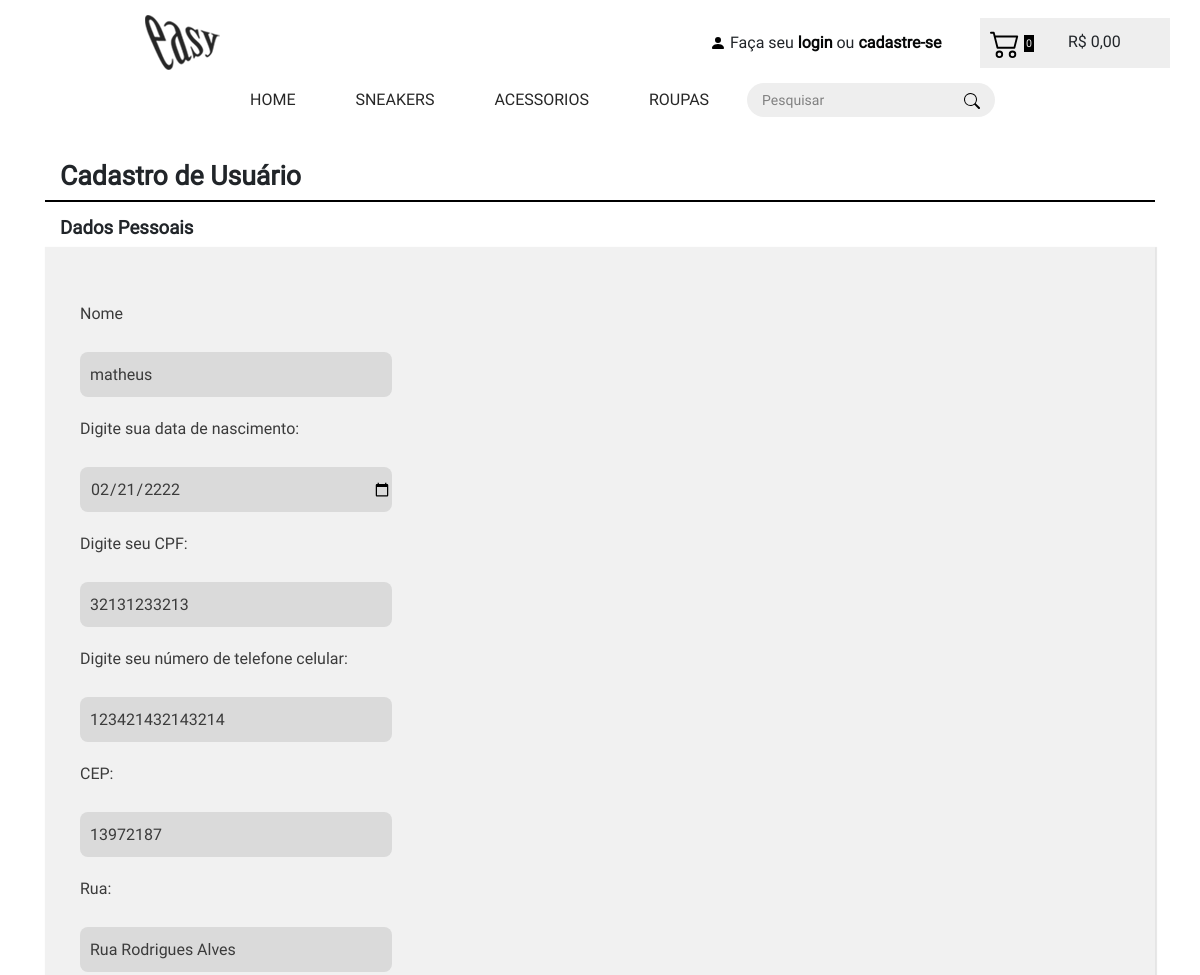
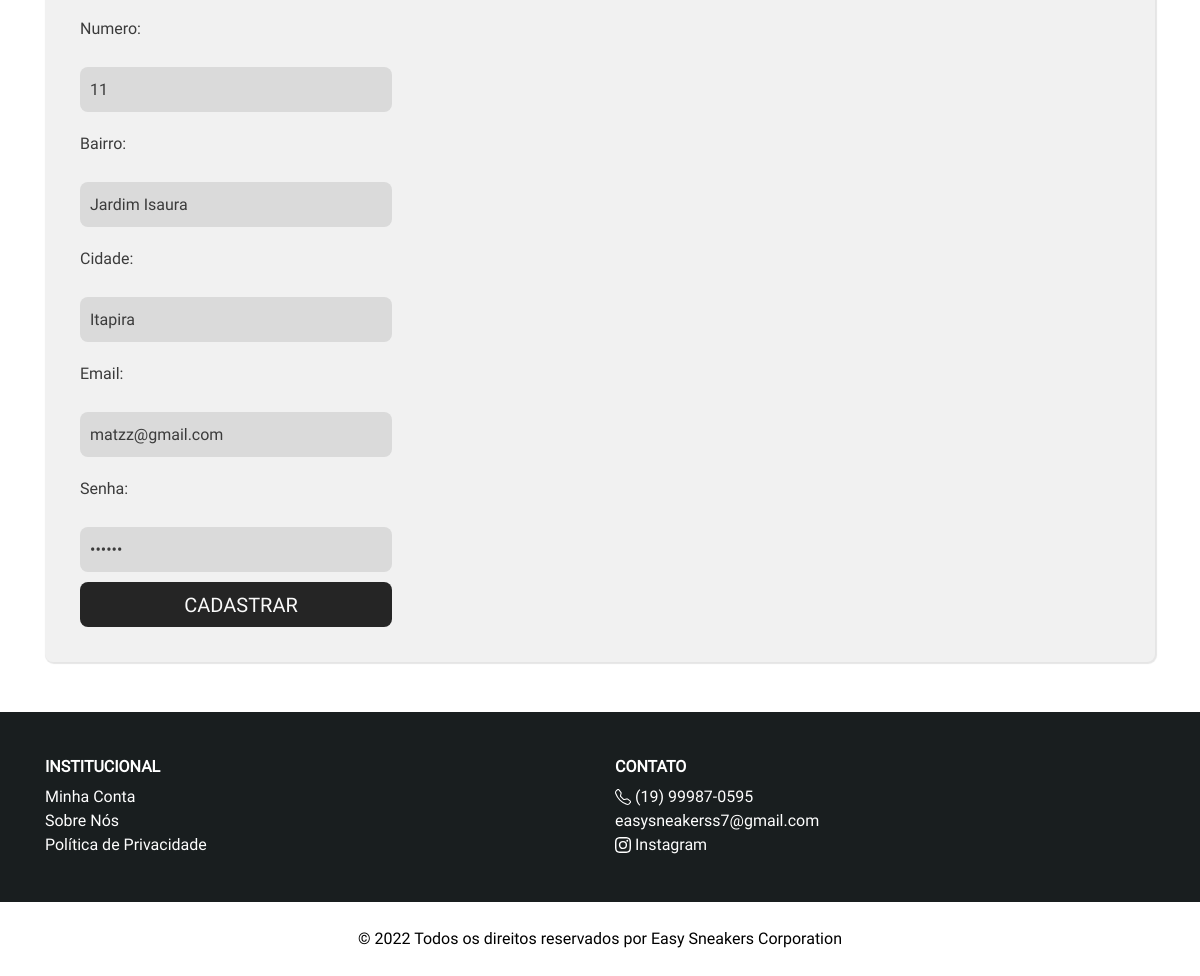
The app's page /site/dadoscli-editar.php with its own data (2 pictures, top to bottom).
### tables this page shows
CREATE TABLE `clientes` (
  `id` int(10) UNSIGNED NOT NULL,
  `nome` varchar(60) DEFAULT NULL,
  `datanasc` varchar(20) DEFAULT NULL,
  `telefone` varchar(20) DEFAULT NULL,
  `cpf` varchar(11) DEFAULT NULL,
  `email` varchar(50) DEFAULT NULL,
  `senha` varchar(15) DEFAULT NULL,
  `cep` varchar(15) DEFAULT NULL,
  `rua` varchar(100) DEFAULT NULL,
  `numero` varchar(5) DEFAULT NULL,
  `bairro` varchar(50) DEFAULT NULL,
  `cidade` varchar(50) DEFAULT NULL
);

### classes/Cliente.php (called while the page is built, shortened)
<?php
class Cliente
{
    public $id;
    public function __construct($id = false)
    {
        if ($id) {
            $this->id = $id;
            $this->carregar();
        }
    }
    public function carregar()
    {
        $sql = "SELECT * FROM clientes WHERE id=". $this->id;
        $conexao = new PDO('mysql:host=127.0.0.1;dbname=easysneakers', 'root', '');
        $resultado = $conexao->query($sql);
        $linha = $resultado->fetch();
        $this->nome = $linha['nome'];
        $this->datanasc = $linha['datanasc'];
        $this->telefone = $linha['telefone'];
        $this->cpf = $linha['cpf'];
        $this->email = $linha['email'];
        $this->senha = $linha['senha'];
        $this->cep = $linha['cep'];
        $this->rua = $linha['rua'];
        $this->numero = $linha['numero'];
        $this->bairro = $linha['bairro'];
        $this->cidade = $linha['cidade'];
    }
}

### site/dadoscli-editar.php (the view, shortened to what this page needs)
<?php
	require_once '../classes/Cliente.php';
	$id = 6;
  	$cliente = new Cliente($id);
?>
<!DOCTYPE html>
<html>
<head>
  <link href="../css/bootstrap.css" rel="stylesheet" />
  <link href="../css/alteracoes.css" rel="stylesheet" />
  <link rel="stylesheet" href="../css/logcad.css">
</head>
<body>
  <?php include_once "menu.php" ?>
  <div class="container">
    <h2 class="h2-logcad">Cadastro de Usuário</h2>
    <div class="logcad-linha"></div>
    <h3 class="h3-logcad">Dados Pessoais</h3>
    <section class="area-cad">
        <div class="cad">
            <form action="cliente-editar-gravar.php" method="POST" onsubmit="return checkCheckBox(this)" enctype="multipart/form-data">
                <p class="p-logcad">Nome</p>
                <input type="text" name="inputNome" id="inputNome" value="<?php echo $cliente->nome ?>">
                <p class="p-logcad">Digite sua data de nascimento:</p>
                <input type="date" name="inputData" id="inputData" value="<?php echo $cliente->datanasc ?>">
                <p class="p-logcad">Digite seu CPF:</p>
                <input type="text" name="inputCpf" id="inputCpf" value="<?php echo $cliente->cpf ?>" maxlength="11"/>
                <p class="p-logcad">Digite seu número de telefone celular:</p>
                <input type="tel" name="inputTelefone" id="inputTelefone" value="<?php echo $cliente->telefone ?>">
                <p class="p-logcad">CEP:</p>
                <input type="text" name="cep" id="cep" maxlength="9" value="<?php echo $cliente->cep ?>" onblur="pesquisacep(this.value);" >
                <p class="p-logcad">Rua:</p>
                <input type="text" name="inputRua" id="inputRua" value="<?php echo $cliente->rua ?>">
                <p class="p-logcad">Numero:</p>
                <input type="text" name="inputNumero" id="inputNumero" value="<?php echo $cliente->numero ?>">
                <p class="p-logcad">Bairro:</p>
                <input type="text" name="inputBairro" id="inputBairro" value="<?php echo $cliente->bairro ?>">
                <p class="p-logcad">Cidade:</p>
                <input type="text" name="inputCidade" id="inputCidade" value="<?php echo $cliente->cidade ?>">
                <p class="p-logcad">Email:</p>
                <input type="email" name="inputEmail" id="inputEmail" value="<?php echo $cliente->email ?>">
                <p class="p-logcad">Senha:</p>
                <input type="password" name="inputSenha" id="inputSenha" value="<?php echo $cliente->senha ?>">
                <input type="submit" value="Cadastrar">
            </form>
        </div>
    </section>
  </div>
</body>
</html>

### css/alteracoes.css (style rules this page uses)
* { margin: 0; padding: 0; font-family: 'Fonte 1'; }
.linkpe { display: flex; color: #fefefe; list-style-type: none; }
.h4-rodape { font-weight: bold; font-size: 16px; }
.info_section { background-color: #191e1f; color: #ffffff; padding-top: 45px; padding-bottom: 45px; }
.footer_section { background-color: #ffffff; text-align: center; }
.footer_section p { color: #000000; padding: 25px 0; margin: 0; }

### css/logcad.css (style rules this page uses)
input::placeholder { color: #808080; font-size: 14px; }
form [type="submit"] { display: block; background-color: #252525; font-size: 20px; text-transform: uppercase; color: #fafafa; cursor: pointer; }
p { color: #3b3b3b; margin-top: 20px; }
.h2-logcad { margin-top: 30px; font-size: 20pt; margin-left: 15px; font-weight: bold; }
.logcad-linha { border-bottom: 2px solid #000000; }
.h3-logcad { margin-top: 15px; font-size: 14pt; margin-left: 15px; font-weight: bold; }
.cad { display: flex; flex-direction: column; align-items: left; background-color: #f1f1f1; width: auto; height: auto; padding: 35px; border-radius: 0px 0px 8px 8px; justify-content: center; margin-bottom: 50px; box-shadow: 1px 1px 1px 1px rgba(0, 0, 0, 0.1); }
.cad form { display: flex; flex-direction: column; width: 30%; }
.cad input { margin-top: 10px; background-color: #dadada; border: none; color: #3b3b3b; outline: none; height: 45px; border-radius: 8px; font-size: 16px; padding-left: 10px; }

### records on screen
clientes: inputNome "matheus", inputData "02/21/2222", inputCpf "32131233213", inputTelefone "123421432143214", cep "13972187", inputRua "Rua Rodrigues Alves", inputNumero "11", inputBairro "Jardim Isaura", inputCidade "Itapira", inputEmail "matzz@gmail.com"
